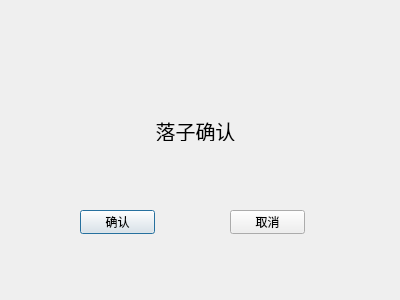
<?xml version="1.0" encoding="UTF-8"?>
<ui version="4.0">
 <class>EnsureWindow</class>
 <widget class="QDialog" name="EnsureWindow">
  <property name="geometry">
   <rect>
    <x>0</x>
    <y>0</y>
    <width>400</width>
    <height>300</height>
   </rect>
  </property>
  <property name="windowTitle">
   <string>EnsureWindow</string>
  </property>
  <widget class="QPushButton" name="pushButtonSure">
   <property name="geometry">
    <rect>
     <x>80</x>
     <y>210</y>
     <width>75</width>
     <height>24</height>
    </rect>
   </property>
   <property name="text">
    <string>确认</string>
   </property>
  </widget>
  <widget class="QPushButton" name="pushButtonNotSure">
   <property name="geometry">
    <rect>
     <x>230</x>
     <y>210</y>
     <width>75</width>
     <height>24</height>
    </rect>
   </property>
   <property name="text">
    <string>取消</string>
   </property>
  </widget>
  <widget class="QLabel" name="labelEnsure">
   <property name="geometry">
    <rect>
     <x>130</x>
     <y>120</y>
     <width>131</width>
     <height>21</height>
    </rect>
   </property>
   <property name="font">
    <font>
     <pointsize>15</pointsize>
    </font>
   </property>
   <property name="layoutDirection">
    <enum>Qt::LeftToRight</enum>
   </property>
   <property name="text">
    <string>落子确认</string>
   </property>
   <property name="alignment">
    <set>Qt::AlignCenter</set>
   </property>
  </widget>
 </widget>
 <resources/>
 <connections/>
</ui>
